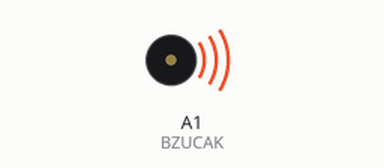
Simulated run of this sketch. Board: Arduino Uno, built with avr-gcc and run on an emulated ATmega328P. On the bench: buzzer (waves = sounding).

Above: at 0.5 s.
Timing chart, 0 to 4.6 s (numbered marks = the images above):
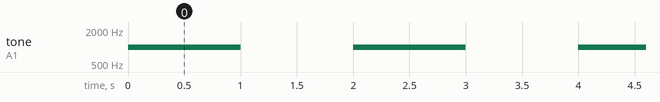

Measured:
- by itself, tone on A1 (BZUCAK): alternates 1000 Hz for 1.0 s and silent for 1.0 s

The sketch:

01_Bzucak.ino
```cpp
// Definice konstanty pro pin, který ovládá bzučák
#define BZUCAK A1

void setup()
{
  // Nastavení pinMode(# pinu, I/O)
  pinMode(BZUCAK, OUTPUT);
}

void loop()
{
  // Vyvolání tónu tone(# pinu, čas v ms)
  tone(BZUCAK, 1000);
  Serial.print("Vydávám zvuk.");
  delay(1000);
  // Zrušení tónu noTone(# pinu, čas v ms)
  noTone(BZUCAK);
  Serial.print("Jsem zticha.");
  delay(1000);
}
```
